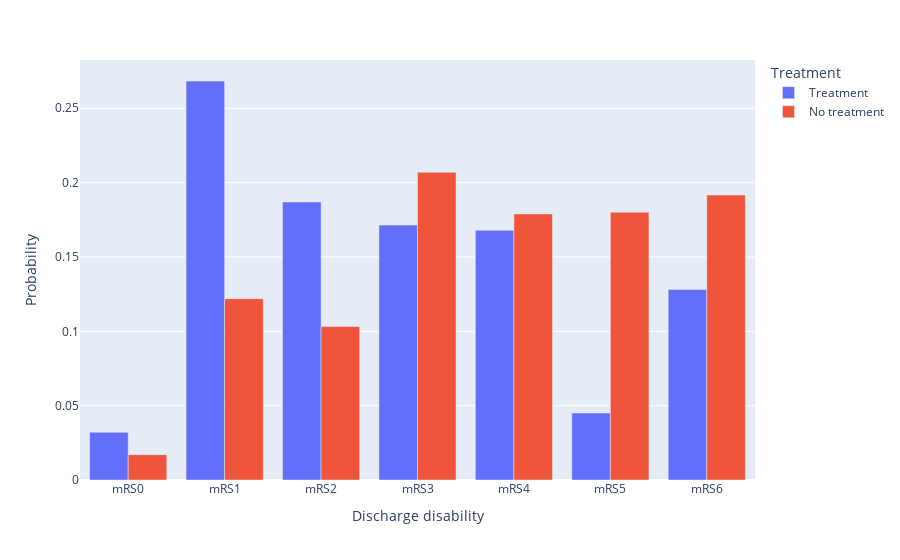

The cell this chart's notebook holds for it:
### Code cell
px.bar(df_bar, x="Discharge disability", y="Probability", 
                color="Treatment", barmode="group")# title=f"{df_patient_details.index.value}")

### Figure 1 — Plotly figure (JSON) as saved in the notebook; plotly's stock layout.template omitted (floating-point values rounded to 4 significant figures)
{"data": [{"alignmentgroup": "True", "hovertemplate": "Treatment=Treatment<br>Discharge disability=%{x}<br>Probability=%{y}<extra></extra>", "legendgroup": "Treatment", "marker": {"color": "#636efa", "pattern": {"shape": ""}}, "name": "Treatment", "offsetgroup": "Treatment", "orientation": "v", "showlegend": true, "textposition": "auto", "type": "bar", "x": ["mRS0", "mRS1", "mRS2", "mRS3", "mRS4", "mRS5", "mRS6"], "xaxis": "x", "y": [0.03208, 0.2684, 0.187, 0.1714, 0.168, 0.04506, 0.1281], "yaxis": "y"}, {"alignmentgroup": "True", "hovertemplate": "Treatment=No treatment<br>Discharge disability=%{x}<br>Probability=%{y}<extra></extra>", "legendgroup": "No treatment", "marker": {"color": "#EF553B", "pattern": {"shape": ""}}, "name": "No treatment", "offsetgroup": "No treatment", "orientation": "v", "showlegend": true, "textposition": "auto", "type": "bar", "x": ["mRS0", "mRS1", "mRS2", "mRS3", "mRS4", "mRS5", "mRS6"], "xaxis": "x", "y": [0.01706, 0.122, 0.1032, 0.207, 0.179, 0.1802, 0.1916], "yaxis": "y"}], "layout": {"barmode": "group", "legend": {"title": {"text": "Treatment"}, "tracegroupgap": 0}, "margin": {"t": 60}, "xaxis": {"anchor": "y", "domain": [0, 1], "title": {"text": "Discharge disability"}}, "yaxis": {"anchor": "x", "domain": [0, 1], "title": {"text": "Probability"}}}}
